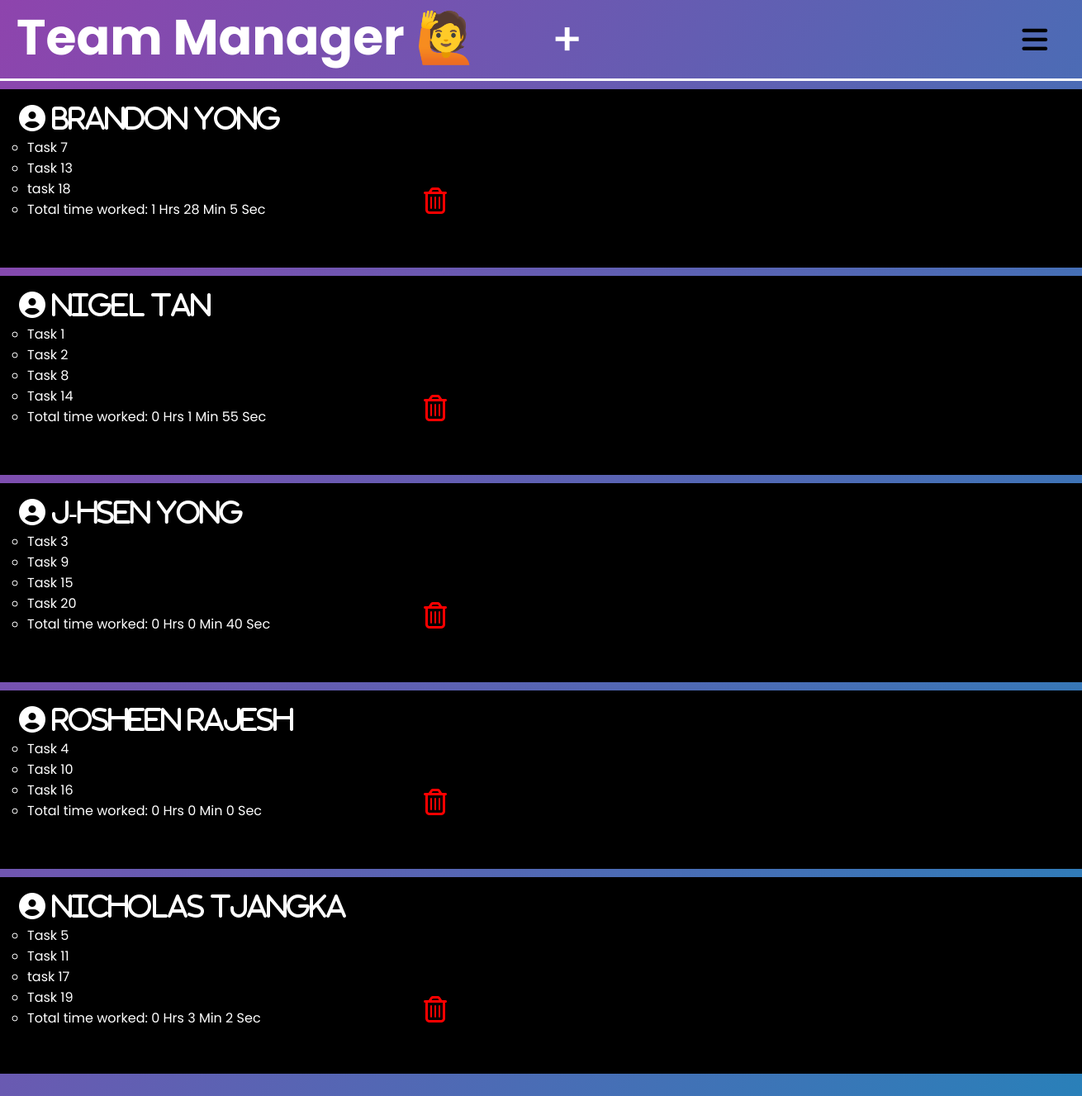
The page /membersboard on the database its author committed.
### tables this page shows
CREATE TABLE "User" (
	"user_id"	INTEGER NOT NULL UNIQUE,
	"user_username"	TEXT NOT NULL UNIQUE,
	"user_password"	TEXT NOT NULL UNIQUE,
	"user_email"	TEXT NOT NULL UNIQUE,
	PRIMARY KEY("user_id" AUTOINCREMENT)
);

CREATE TABLE "card" (
	"card_id"	INTEGER NOT NULL UNIQUE,
	"card_name"	TEXT NOT NULL,
	"card_tag"	TEXT,
	"card_priority"	TEXT,
	"card_storypoint"	TEXT,
	"card_description"	TEXT,
	"card_status"	TEXT,
	"card_start"	TEXT,
	"card_stop"	TEXT,
	"card_elapsed"	BLOB,
	"list_id"	INTEGER,
	"user_username"	TEXT,
	"sprint_id"	INTEGER,
	"card_type"	INTEGER,
	"card_timer"	BLOB DEFAULT 0,
	PRIMARY KEY("card_id" AUTOINCREMENT),
	FOREIGN KEY("user_username") REFERENCES "User"("user_username") ON DELETE SET NULL,
	FOREIGN KEY("list_id") REFERENCES "List"("list_id") ON DELETE SET NULL,
	FOREIGN KEY("sprint_id") REFERENCES "Sprint"("sprint_id") ON DELETE SET NULL
);

### app.py (the view)
@app.route('/membersboard',methods=['POST','GET'])
def membersboard():
    users = appDb.all_users()
    tasks = appDb.all_cards()
    return render_template("membersboard.html",users=users, tasks=tasks)

### db.py (called while the page is built)
    def all_users(self) :
        try :
            self.cursor.execute(
                "SELECT * from user")
            return self.cursor.fetchall()
        except Exception as e :
            return e

    def all_cards(self ) :
        try :
            self.cursor.execute(
                "SELECT * from CARD")
            return self.cursor.fetchall()
        except Exception as e :
            return e

### templates/membersboard.html (shortened to what this page needs)
{% extends "base.html" %}
{% block head %}
<link rel="stylesheet" href="https://use.fontawesome.com/releases/v5.15.4/css/all.css"/>
{% endblock %}
{% block body %}
<div class="membersboard_page">
    <h1>Team Manager &#128587</h1>
    <label for="add_member" class="show_add_member_btn">
        <a href="http://127.0.0.1:5000/signup ">+</a>
    </label>
    <label for="check">
        <i class="fas fa-bars" id="btn"></i>
    </label>
    <div class="members_columns" >
        {% for user in users %}
        <div class="member_box">
            <label for="personalPage" class="individual_user_btn">
                <a href="http://127.0.0.1:5000/user_stats">
                    <i class="fa-solid fa-circle-user fa-2xl" id="personal_page">
                                {{ user[1] }}
                    </i>
                </a>
            </label>
            <ul>
                {% set total_time = namespace(value=0) %}
                {%for task in tasks%}
                    {%if task[11] == user[1]%}
                        <li>{{task[1]}}</li>
                        {%set time = task[14]|int()%}
                        {%if task[14] != 0%}
                            {% set total_time.value = total_time.value + (time - 662400) %}
                        {%endif%}
                    {%endif%}
                {%endfor%}
                <li>Total time worked: {{total_time.value // 3600}} Hrs {{(total_time.value // 60) - ((total_time.value // 3600)*60)}} Min {{total_time.value % 60}} Sec</li>
            </ul>
            <label for ="deleteMember" class="delete_member_btn">
                <a href="/delete_user/{{user[0]}}">
                    <i class="fa-regular fa-trash-can fa-2xl" id="trash"></i>
                </a>
            </label>
        </div>
        {% endfor %}
    </div>
</div>
{% endblock %}

### static/css/main.css (style rules this page uses)
* { margin: 0; padding: 0; box-sizing: border-box; font-family: "Poppins", sans-serif; }
body { margin: 0; padding: 0; overflow: hidden; }
label #btn, label #cancel { position: absolute; cursor: pointer; border-radius: 3px; }
label #btn { right: 30px; top: 25px; font-size: 35px; color: black; padding: 6px 12px; transition: all .5s; }
.membersboard_page { background: linear-gradient(120deg, #8e44ad, #2980b9); height: 100vh; }
.membersboard_page h1 { text-align: left; padding-left: 20px; padding-bottom: 5px; font-size: 60px; color: white; border-bottom:3px solid white; }
.show_add_member_btn a { padding: 6px 12px; font-size: 55px; font-weight: 500; color: white; cursor: pointer; position: absolute; text-decoration: none; top: 0px; left: 50%; }
.member_box { display: grid; grid-template-columns: auto; grid-row: auto; border-style: solid; padding: 10px; gap: 20px; overflow: auto; max-height: 90%; margin-top: 10px; background-color: black; }
.member_box ul { list-style-type: circle; text-align: left; padding-left: 20px; color: white; }
.fa-trash-can { color: red; cursor: pointer; position: relative; bottom: 55px; left: 500px; }
.fa-circle-user { font-family: "Poppins", sans-serif; color: white; cursor: pointer; position: relative; top: 10px; left: 10px; }
.members_columns { overflow: auto; height: 90%; }

### rows shown on the page
User: user_username "Brandon Yong", value "1", value "28", value "5"
card: card_name "Task 7"
card: card_name "Task 13"
card: card_name "task 18"
User: user_username "Nigel Tan", value "0", value "1", value "55"
card: card_name "Task 1"
card: card_name "Task 2"
card: card_name "Task 8"
card: card_name "Task 14"
User: user_username "J-hsen Yong", value "0", value "40"
card: card_name "Task 3"
card: card_name "Task 9"
card: card_name "Task 15"
card: card_name "Task 20"
User: user_username "Rosheen Rajesh", value "0"
card: card_name "Task 4"
card: card_name "Task 10"
card: card_name "Task 16"
User: user_username "Nicholas Tjangka", value "0", value "3", value "2"
card: card_name "Task 5"
card: card_name "Task 11"
card: card_name "task 17"
card: card_name "Task 19"
